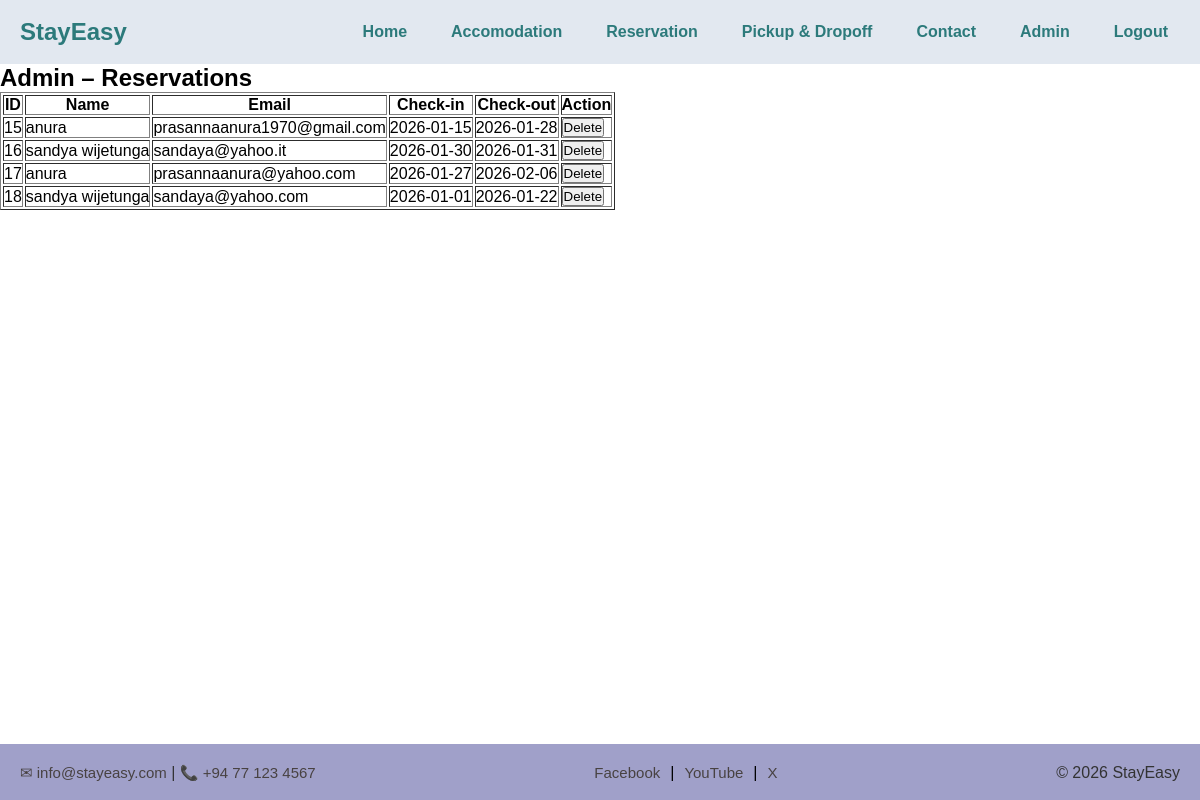
Before: /admin (signed in) with the older database file.
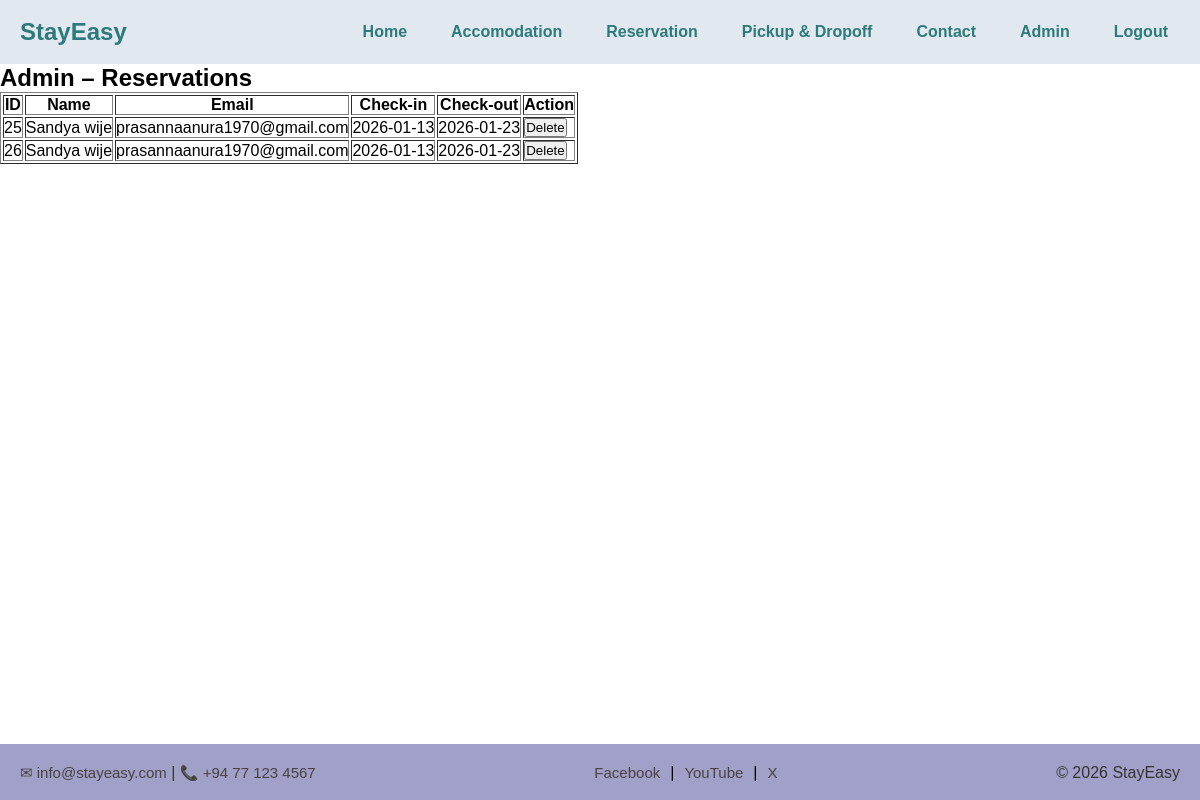
After: the same page with the newer database file.
### tables this page shows
CREATE TABLE reservations (
    id INTEGER PRIMARY KEY AUTOINCREMENT,
    name TEXT NOT NULL,
    email TEXT NOT NULL,
    checkin DATE NOT NULL,
    checkout DATE NOT NULL
);

### app.py (the view)
@app.route("/admin")
def admin():
    if not session.get("admin"):
        return redirect(url_for("admin_login"))
    conn = get_db_connection()
    reservations = conn.execute("SELECT * FROM reservations").fetchall()
    conn.close()
    return render_template("admin.html", reservations=reservations)

### app.py (called while the page is built)
def get_db_connection():
    conn = sqlite3.connect("database.db")
    conn.row_factory = sqlite3.Row
    return conn

### templates/admin.html (shortened to what this page needs)
{% extends "base.html" %}
{% block content %}
<h2>Admin – Reservations</h2>
<table border="1" cellpadding="8">
    <tr>
        <th>ID</th>
        <th>Name</th>
        <th>Email</th>
        <th>Check-in</th>
        <th>Check-out</th>
        <th>Action</th>
    </tr>
    {% for r in reservations %}
    <tr>
        <td>{{ r.id }}</td>
        <td>{{ r.name }}</td>
        <td>{{ r.email }}</td>
        <td>{{ r.checkin }}</td>
        <td>{{ r.checkout }}</td>
         <td>
        <form method="POST" action="/delete/{{ r.id }}">
            <button type="submit"
                    onclick="return confirm('Delete this reservation?');">
                Delete
            </button>
        </form>
    </td>
    </tr>
    {% endfor %}
</table>
{% endblock %}

### templates/base.html (shortened to what this page needs)
<!DOCTYPE html>
<html lang="en">
<head>
    <link rel="stylesheet" href="{{ url_for('static', filename='css/style.css') }}">
</head>
<body>
    <nav>
        <div class="logo">
            <a href="{{ url_for('home') }}">StayEasy</a>
        </div>
        <div class="menu">
            <a href="{{ url_for('home') }}">Home</a>
            <a href="{{ url_for('accomodation') }}">Accomodation</a>
            <a href="{{ url_for('reservation') }}">Reservation</a>
            <a href="{{ url_for('service') }}">Pickup & Dropoff</a>
            <a href="{{ url_for('contact') }}">Contact</a>
            {% if session.get("admin") %}
                <a href="{{ url_for('admin') }}">Admin</a>
                <a href="{{ url_for('logout') }}">Logout</a>
            {% endif %}
        </div>
    </nav>
    <main>
        {% block content %}{% endblock %}
    </main>
    <footer>
        <div class="footer-container">
            <p><a href="mailto:info@stayeasy.com">&#9993; info@stayeasy.com</a> |
            <a href="tel:+94771234567">📞 +94 77 123 4567</a></p>
            <div class="social-links">
                <a href="#">Facebook</a> |
                <a href="#">YouTube</a> |
                <a href="#">X</a>
            </div>
            <p>&copy; 2026 StayEasy</p>
        </div>
    </footer>
</body>
</html>

### static/css/style.css (style rules this page uses)
* { margin: 0; padding: 0; box-sizing: border-box; }
body { font-family: Arial, sans-serif; }
nav { display: flex; justify-content: space-between; align-items: center; background-color: #e2e8f0; padding: 15px 20px; position: relative; }
nav .logo a { font-weight: bold; color: #2c7a7b; text-decoration: none; font-size: 24px; }
nav .menu { display: flex; gap: 20px; align-items: center; }
nav .menu a { color: #2c7a7b; text-decoration: none; font-weight: bold; padding: 8px 12px; transition: color 0.3s; white-space: nowrap; }
main { min-height: calc(100vh - 120px); }
footer { background-color: #a0a0c9; padding: 20px; }
.footer-container { display: flex; justify-content: space-between; align-items: center; flex-wrap: wrap; gap: 15px; max-width: 1200px; margin: 0 auto; }
.footer-container p { color: #333; }
.social-links { display: flex; gap: 10px; }
.footer-container a { font-size: 15px; text-decoration: none; color: rgb(72, 66, 66); transition: opacity 0.3; }

Changed rows visible on the page:
removed reservations: id "15", name "anura", email "prasannaanura1970@gmail.com", checkin "2026-01-15", checkout "2026-01-28"
removed reservations: id "16", name "sandya wijetunga", email "sandaya@yahoo.it", checkin "2026-01-30", checkout "2026-01-31"
removed reservations: id "17", name "anura", email "prasannaanura@yahoo.com", checkin "2026-01-27", checkout "2026-02-06"
removed reservations: id "18", name "sandya wijetunga", email "sandaya@yahoo.com", checkin "2026-01-01", checkout "2026-01-22"
added reservations: id "25", name "Sandya wije", email "prasannaanura1970@gmail.com", checkin "2026-01-13", checkout "2026-01-23"
added reservations: id "26", name "Sandya wije", email "prasannaanura1970@gmail.com", checkin "2026-01-13", checkout "2026-01-23"
